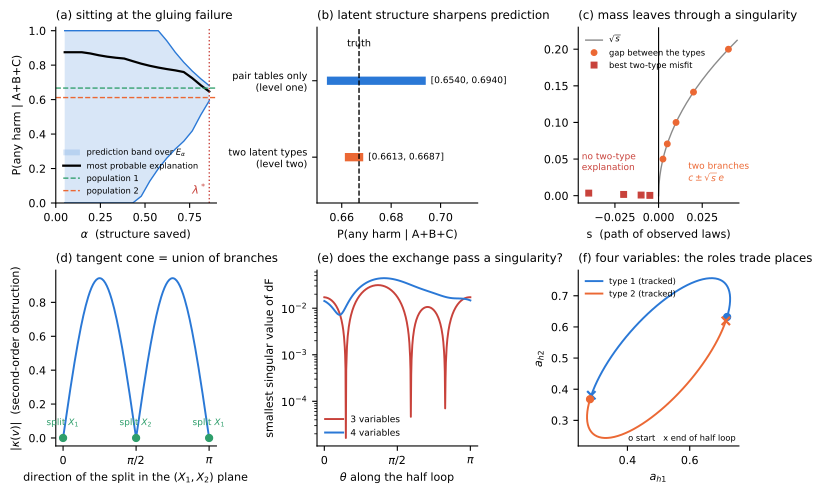

Here is the Python script that generated this plot:
"""fig_level2.py -- figures for the note on partial gluing and level two (data from engine/check_level2.py -> level2_results.json).
(a) graded explanations for the drug example with conflicting trials: the prediction band for P(any harm | A+B+C) as the saved fraction
alpha grows, the most probable (max-entropy) explanation, and the two populations' truths; (b) level one against two latent types;
(c) Puiseux separation of the types across the independence locus; (d) the second-order obstruction around the tangent cone;
(e) the smallest singular value of dF along a role-exchanging half loop (3 vs 4 variables); (f) the 4-variable half loop: the types'
parameters trade places (Z/2 monodromy) while the observed law closes up."""
import json, os
import numpy as np
import matplotlib
matplotlib.use("Agg")
import matplotlib.pyplot as plt
HERE = os.path.dirname(os.path.abspath(__file__))
R = json.load(open(os.path.join(HERE, "level2_results.json")))
plt.rcParams.update({"font.family": "DejaVu Sans", "font.size": 8, "axes.spines.top": False, "axes.spines.right": False})
BLUE, ORANGE, GREEN, RED, GREY = "#2a78d6", "#eb6834", "#2e9e6b", "#c8423b", "#8a8a8a"
fig, ax = plt.subplots(2, 3, figsize=(7.6, 5.0)); (a, b, c), (d, e, f) = ax

G = R["graded"]; rows = np.array(G["rows"])
a.fill_between(rows[:, 0], rows[:, 1], rows[:, 2], color=BLUE, alpha=0.18, lw=0, label="prediction band over $E_\\alpha$")
a.plot(rows[:, 0], rows[:, 1], color=BLUE, lw=1); a.plot(rows[:, 0], rows[:, 2], color=BLUE, lw=1)
a.plot(rows[:, 0], rows[:, 3], color="black", lw=1.6, label="most probable explanation")
for t, lab, col in zip(G["truths"], ["population 1", "population 2"], [GREEN, ORANGE]): a.axhline(t, color=col, lw=1, ls="--", label=lab)
a.axvline(G["lam"], color=RED, lw=1, ls=":"); a.text(G["lam"] - 0.01, 0.05, "$\\lambda^*$", color=RED, ha="right")
a.set_xlim(0, 0.9); a.set_ylim(0, 1.02); a.set_xlabel("$\\alpha$  (structure saved)"); a.set_ylabel("P(any harm | A+B+C)")
a.legend(frameon=False, fontsize=6, loc="lower left"); a.set_title("(a) sitting at the gluing failure", loc="left", fontsize=8.5)

S = R["sharpen"]
for y, (lo, hi), lab, col in [(1, S["level1"], "pair tables only\n(level one)", BLUE), (0, S["level2"], "two latent types\n(level two)", ORANGE)]:
    b.plot([lo, hi], [y, y], color=col, lw=6, solid_capstyle="butt"); b.text(hi + 0.002, y, f"[{lo:.4f}, {hi:.4f}]", va="center", fontsize=6.5)
b.axvline(S["truth"], color="black", lw=1, ls="--"); b.text(S["truth"], 1.45, "truth", ha="center", fontsize=7)
b.set_yticks([0, 1]); b.set_yticklabels(["two latent types\n(level two)", "pair tables only\n(level one)"], fontsize=7)
b.set_ylim(-0.6, 1.7); b.set_xlim(0.65, 0.715); b.set_xlabel("P(any harm | A+B+C)")
b.set_title("(b) latent structure sharpens prediction", loc="left", fontsize=8.5)

P = R["puiseux"]; s = np.array(P["s"]); ss = np.linspace(0, 0.045, 200)
c.plot(ss, np.sqrt(ss), color=GREY, lw=1, label="$\\sqrt{s}$"); c.plot(s, P["gap"], "o", color=ORANGE, ms=4, label="gap between the types")
c.plot(P["neg_s"], P["neg_res"], "s", color=RED, ms=4, label="best two-type misfit")
c.axvline(0, color="black", lw=0.8); c.text(-0.044, 0.035, "no two-type\nexplanation", fontsize=6.5, color=RED)
c.text(0.017, 0.02, "two branches\n$c \\pm \\sqrt{s}\\, e$", fontsize=6.5, color=ORANGE)
c.set_xlabel("s  (path of observed laws)"); c.set_xlim(-0.046, 0.046); c.set_ylim(-0.01, 0.23)
c.legend(frameon=False, fontsize=6, loc="upper left"); c.set_title("(c) mass leaves through a singularity", loc="left", fontsize=8.5)

K = R["cone"]; phi = np.array(K["phi"])
d.plot(phi, K["kappa"], color=BLUE, lw=1.4)
for x, lab in [(0, "split $X_1$"), (np.pi / 2, "split $X_2$"), (np.pi, "split $X_1$")]: d.plot([x], [0], "o", color=GREEN, ms=5); d.text(x, max(K["kappa"]) * 0.08, lab, ha="center", fontsize=6.5, color=GREEN)
d.set_xticks([0, np.pi / 2, np.pi]); d.set_xticklabels(["0", "$\\pi/2$", "$\\pi$"])
d.set_xlabel("direction of the split in the $(X_1, X_2)$ plane"); d.set_ylabel("$|\\kappa(v)|$  (second-order obstruction)")
d.set_title("(d) tangent cone = union of branches", loc="left", fontsize=8.5)

M = R["monodromy"]; t3 = np.linspace(0, np.pi, len(M["m3"]["smin_path"])); t4 = np.linspace(0, np.pi, len(M["m4"]["smin_path"]))
e.semilogy(t3, M["m3"]["smin_path"], color=RED, lw=1.4, label="3 variables"); e.semilogy(t4, M["m4"]["smin_path"], color=BLUE, lw=1.4, label="4 variables")
e.set_xticks([0, np.pi / 2, np.pi]); e.set_xticklabels(["0", "$\\pi/2$", "$\\pi$"]); e.set_xlabel("$\\theta$ along the half loop")
e.set_ylabel("smallest singular value of dF"); e.legend(frameon=False, fontsize=6.5); e.set_title("(e) does the exchange pass a singularity?", loc="left", fontsize=8.5)

T = np.array(M["m4"]["trace"])                                            # steps x 2 types x 4 variables
f.plot(T[:, 0, 0], T[:, 0, 1], color=BLUE, lw=1.4, label="type 1 (tracked)"); f.plot(T[:, 1, 0], T[:, 1, 1], color=ORANGE, lw=1.4, label="type 2 (tracked)")
for h, col in [(0, BLUE), (1, ORANGE)]:
    f.plot(T[0, h, 0], T[0, h, 1], "o", color=col, ms=5); f.plot(T[-1, h, 0], T[-1, h, 1], "x", color=col, ms=6, mew=1.6)
f.set_xlabel("$a_{h1}$"); f.set_ylabel("$a_{h2}$"); f.legend(frameon=False, fontsize=6, loc="upper left")
f.set_title("(f) four variables: the roles trade places", loc="left", fontsize=8.5); f.set_aspect("equal", adjustable="datalim")
f.text(0.98, 0.03, "o start   x end of half loop", transform=f.transAxes, ha="right", fontsize=6)
fig.tight_layout(); fig.savefig(os.path.join(HERE, "fig_level2.pdf"), bbox_inches="tight"); fig.savefig(os.path.join(HERE, "fig_level2.png"), dpi=130, bbox_inches="tight")
print("ok")
